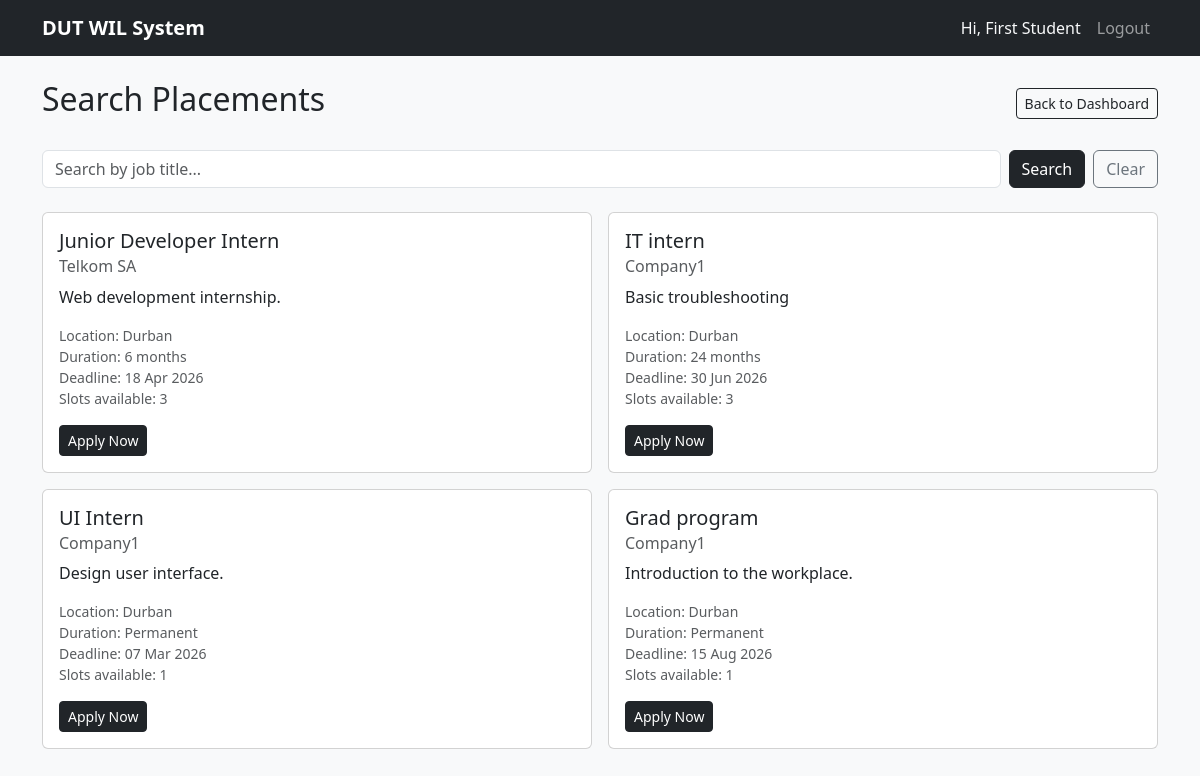
/student/search (signed in), run on the app's committed database.
### app/models.py (models this page shows, shortened)
class User(db.Model, UserMixin):
    __tablename__ = 'users'
    id            = db.Column(db.Integer, primary_key=True)
    name          = db.Column(db.String(100), nullable=False)
    email         = db.Column(db.String(120), unique=True, nullable=False)
    password_hash = db.Column(db.String(256), nullable=False)
    role          = db.Column(db.String(20),  nullable=False)
    student_num   = db.Column(db.String(20),  unique=True, nullable=True)
    created_at    = db.Column(db.DateTime, default=datetime.utcnow)
    applications  = db.relationship('Application', backref='student',
                        lazy=True, foreign_keys='Application.student_id')
    documents     = db.relationship('Document',    backref='owner', lazy=True)
    notifications = db.relationship('Notification', backref='user',  lazy=True)

class Placement(db.Model):
    __tablename__ = 'placements'
    id          = db.Column(db.Integer, primary_key=True)
    company_id  = db.Column(db.Integer, db.ForeignKey('companies.id'), nullable=False)
    title       = db.Column(db.String(150), nullable=False)
    description = db.Column(db.Text)
    duration    = db.Column(db.String(50))
    deadline    = db.Column(db.DateTime, nullable=False)
    slots       = db.Column(db.Integer, default=1)
    is_active   = db.Column(db.Boolean, default=True)
    posted_by   = db.Column(db.Integer, db.ForeignKey('users.id'))
    created_at  = db.Column(db.DateTime, default=datetime.utcnow)
    applications = db.relationship('Application', backref='placement', lazy=True)

class Company(db.Model):
    __tablename__ = 'companies'
    id       = db.Column(db.Integer, primary_key=True)
    name     = db.Column(db.String(150), nullable=False)
    industry = db.Column(db.String(100))
    location = db.Column(db.String(150))
    contact  = db.Column(db.String(120))
    website  = db.Column(db.String(200))
    placements = db.relationship('Placement', backref='company', lazy=True)

### app/routes/student.py (the view)
@student.route('/search')
@login_required
@student_required
def search():
    query = request.args.get('q', '')
    if query:
        placements = Placement.query.filter(
            Placement.is_active == True,
            Placement.title.ilike(f'%{query}%')
        ).all()
    else:
        placements = Placement.query.filter_by(is_active=True).all()
    return render_template('student/search.html',
                           placements=placements, query=query)

### app/models.py (called while the page is built)
@login_manager.user_loader
def load_user(user_id):
    return User.query.get(int(user_id))

### app/utils.py (called while the page is built)
def student_required(f):
    @wraps(f)
    def decorated(*args, **kwargs):
        if not current_user.is_authenticated or \
                current_user.role != 'student':
            abort(403)
        return f(*args, **kwargs)
    return decorated

### app/templates/student/search.html (shortened to what this page needs)
{% extends 'base.html' %}
{% block content %}
<div class="d-flex justify-content-between align-items-center mb-4">
  <h2>Search Placements</h2>
  <a href="{{ url_for('student.dashboard') }}" class="btn btn-outline-dark btn-sm">Back to Dashboard</a>
</div>
<form method="GET" action="{{ url_for('student.search') }}" class="d-flex gap-2 mb-4">
  <input type="text" name="q" class="form-control"
         placeholder="Search by job title..." value="{{ query }}">
  <button type="submit" class="btn btn-dark">Search</button>
  <a href="{{ url_for('student.search') }}" class="btn btn-outline-secondary">Clear</a>
</form>
{% if placements %}
  <div class="row g-3">
    {% for p in placements %}
    <div class="col-md-6">
      <div class="card h-100">
        <div class="card-body">
          <h5 class="card-title">{{ p.title }}</h5>
          <h6 class="card-subtitle mb-2 text-muted">{{ p.company.name }}</h6>
          <p class="card-text">{{ p.description or 'No description provided.' }}</p>
          <ul class="list-unstyled small text-muted mb-3">
            <li>Location: {{ p.company.location or 'Not specified' }}</li>
            <li>Duration: {{ p.duration or 'Not specified' }}</li>
            <li>Deadline: {{ p.deadline.strftime('%d %b %Y') }}</li>
            <li>Slots available: {{ p.slots }}</li>
          </ul>
          <form method="POST" action="{{ url_for('student.apply', placement_id=p.id) }}">
            <button type="submit" class="btn btn-dark btn-sm">Apply Now</button>
          </form>
        </div>
      </div>
    </div>
    {% endfor %}
  </div>
{% endif %}
{% endblock %}

### app/templates/base.html (shortened to what this page needs)
<!DOCTYPE html>
<html lang="en">
<head>
  <link href="https://cdn.jsdelivr.net/npm/bootstrap@5.3.0/dist/css/bootstrap.min.css" rel="stylesheet">
</head>
<body class="bg-light">
<nav class="navbar navbar-expand-lg navbar-dark bg-dark">
  <div class="container">
    <a class="navbar-brand fw-bold" href="/">DUT WIL System</a>
    <div class="collapse navbar-collapse" id="navMenu">
      <ul class="navbar-nav ms-auto">
        {% if current_user.is_authenticated %}
          <li class="nav-item">
            <span class="nav-link text-light">
              Hi, {{ current_user.name }}
            </span>
          </li>
          <li class="nav-item">
            <a class="nav-link" href="{{ url_for('auth.logout') }}">Logout</a>
          </li>
        {% endif %}
      </ul>
    </div>
  </div>
</nav>
<div class="container mt-4">
  {% block content %}{% endblock %}
</div>
</body>
</html>

### data on the page
User: name "First Student"
Placement: title "Junior Developer Intern", company.name "Telkom SA", description "Web development internship.", company "Durban", duration "6 months", deadline "18 Apr 2026", slots "3"
Placement: title "IT intern", company.name "Company1", description "Basic troubleshooting", company "Durban", duration "24 months", deadline "30 Jun 2026", slots "3"
Placement: title "UI Intern", company.name "Company1", description "Design user interface.", company "Durban", duration "Permanent", deadline "07 Mar 2026", slots "1"
Placement: title "Grad program", company.name "Company1", description "Introduction to the workplace.", company "Durban", duration "Permanent", deadline "15 Aug 2026", slots "1"
